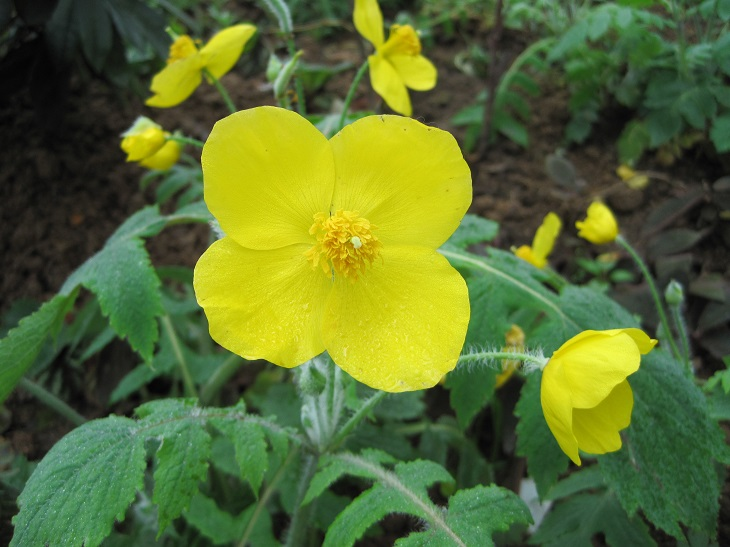
#> input picture ImageBeautify/image0.JPG, 730 x 547 px, found by its file name
$ python imageHistogramSourceCode.py   (older library calls are emulated)
#> lines starting #> are read from the running program, lines starting #| are printed output that depends on the picture
# _*_ encoding: utf-8 _*_

__author__ = 'Vincent'
__date__ = '2019/3/25 17:34'

import cv2
import numpy as np
import matplotlib.pyplot as plt


# 灰度图的直方图

img = cv2.imread('image0.jpg', 1)
#> img is the input picture: shape (547, 730, 3); mean B, G, R 48.7, 109.6, 90.1
imgInfo = img.shape
#> imgInfo = (547, 730, 3)
height = imgInfo[0]
#> height = 547
width = imgInfo[1]
#> width = 730
gray = cv2.cvtColor(img, cv2.COLOR_BGR2GRAY)
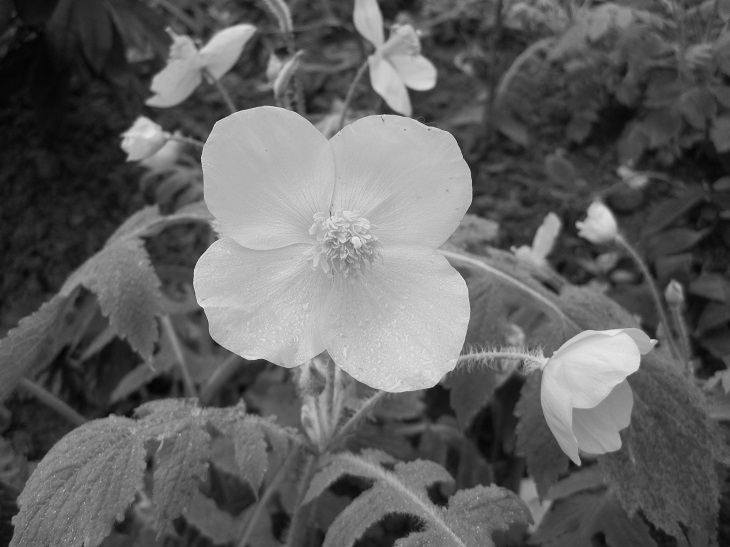
#> gray: shape (547, 730); min 4, max 236, mean 96.8
# count 用来记录像素值在其对应的灰度等级下出现的概率
count = np.zeros(256, np.float)  # 256个灰度等级
for i in range(0, height):
    for j in range(0, width):
        pixel = gray[i, j]
        index = int(pixel)
        count[index] = count[index] + 1
#> after the loop, count = 256 values, max 4024 at index 64, min 0 at index 0, mean 1559.8
for i in range(0, 256):
    count[i] = count[i] / (height * width)
#> after the loop, count = 256 values, max 0.0101 at index 64, min 0 at index 0, mean 0.00391
x = np.linspace(0, 255, 256)
y = count
#> y has the same summary as count
plt.bar(x, y, 0.9, alpha=1, color='b')
plt.show()
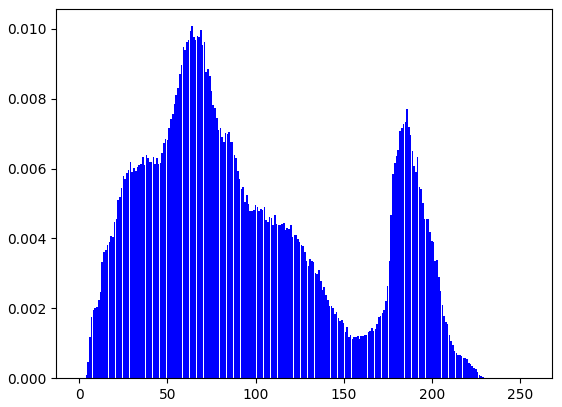
#> figure drawn by matplotlib, 1 panel; tallest bar 0.0101 high, from x = 63.55 to 64.45
# cv2.waitKey(0)

# 彩色图的直方图
count_b = np.zeros(256, np.float)  # 256个灰度等级
count_g = np.zeros(256, np.float)  # 256个灰度等级
count_r = np.zeros(256, np.float)  # 256个灰度等级
for i in range(0, height):
    for j in range(0, width):
        (b, g, r) = img[i, j]
        index_b = int(b)
        index_g = int(g)
        index_r = int(r)
        count_b[index_b] = count_b[index_b] + 1
        count_g[index_g] = count_g[index_g] + 1
        count_r[index_r] = count_r[index_r] + 1
#> after the loop, count_b = 256 values, max 6211 at index 41, min 0 at index 204, mean 1559.8; count_g = 256 values, max 3003 at index 208, min 0 at index 0, mean 1559.8; count_r = 256 values, max 5519 at index 49, min 0 at index 0, mean 1559.8
for i in range(0, 256):
    count_b[i] = count_b[i] / (height * width)
    count_g[i] = count_g[i] / (height * width)
    count_r[i] = count_r[i] / (height * width)
#> after the loop, count_b = 256 values, max 0.0156 at index 41, min 0 at index 204, mean 0.00391; count_g = 256 values, max 0.00752 at index 208, min 0 at index 0, mean 0.00391; count_r = 256 values, max 0.0138 at index 49, min 0 at index 0, mean 0.00391
x = np.linspace(0, 255, 256)
yb = count_b
#> yb has the same summary as count_b
yg = count_g
#> yg has the same summary as count_g
yr = count_r
#> yr has the same summary as count_r
plt.figure()
plt.bar(x, yb, 0.9, alpha=1, color='b')
plt.figure()
plt.bar(x, yg, 0.9, alpha=1, color='g')
plt.figure()
plt.bar(x, yr, 0.9, alpha=1, color='r')
plt.show()
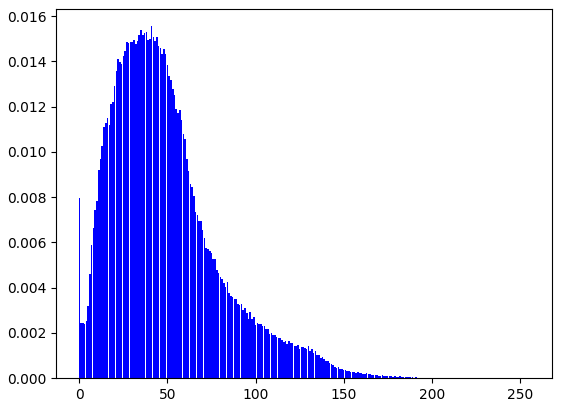
#> figure drawn by matplotlib, 1 panel; tallest bar 0.0156 high, from x = 40.55 to 41.45
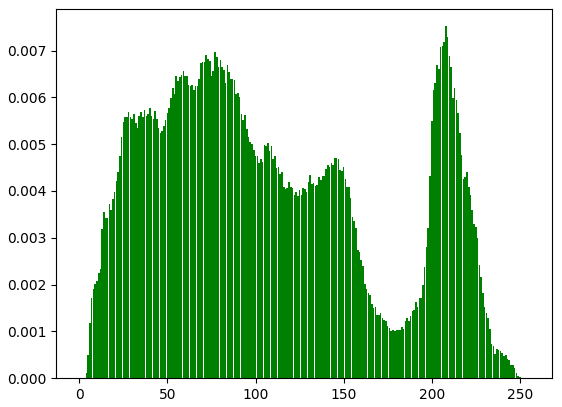
#> figure drawn by matplotlib, 1 panel; tallest bar 0.00752 high, from x = 207.6 to 208.5
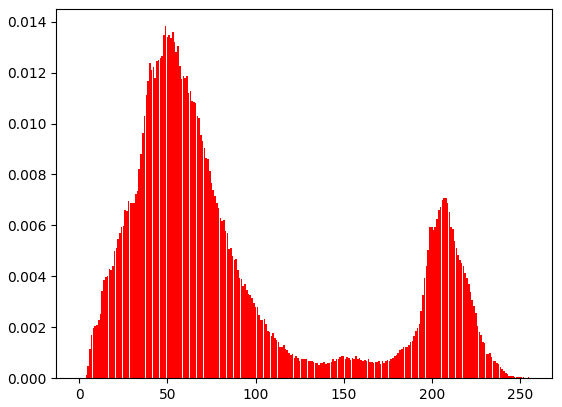
#> figure drawn by matplotlib, 1 panel; tallest bar 0.0138 high, from x = 48.55 to 49.45
cv2.waitKey(0)
